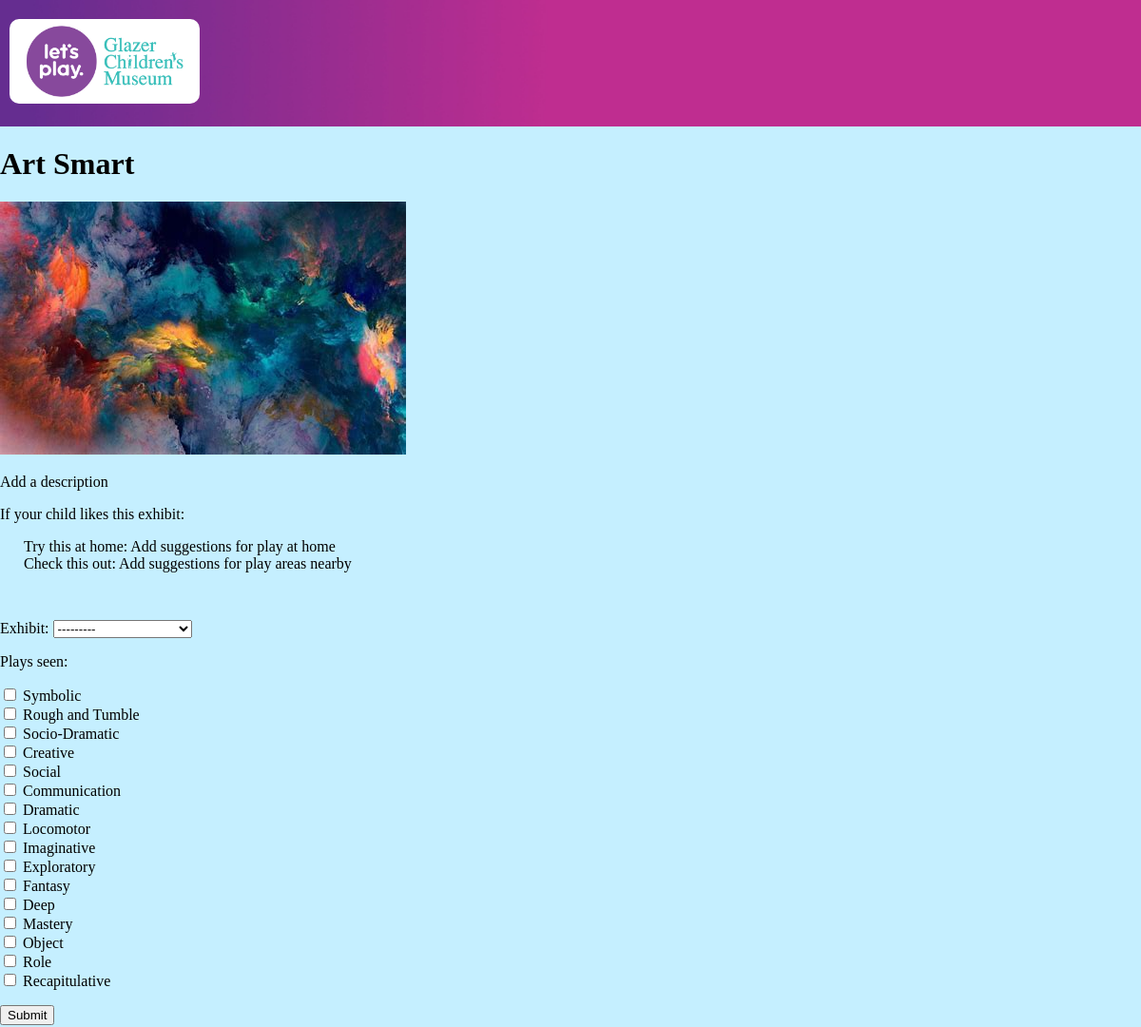
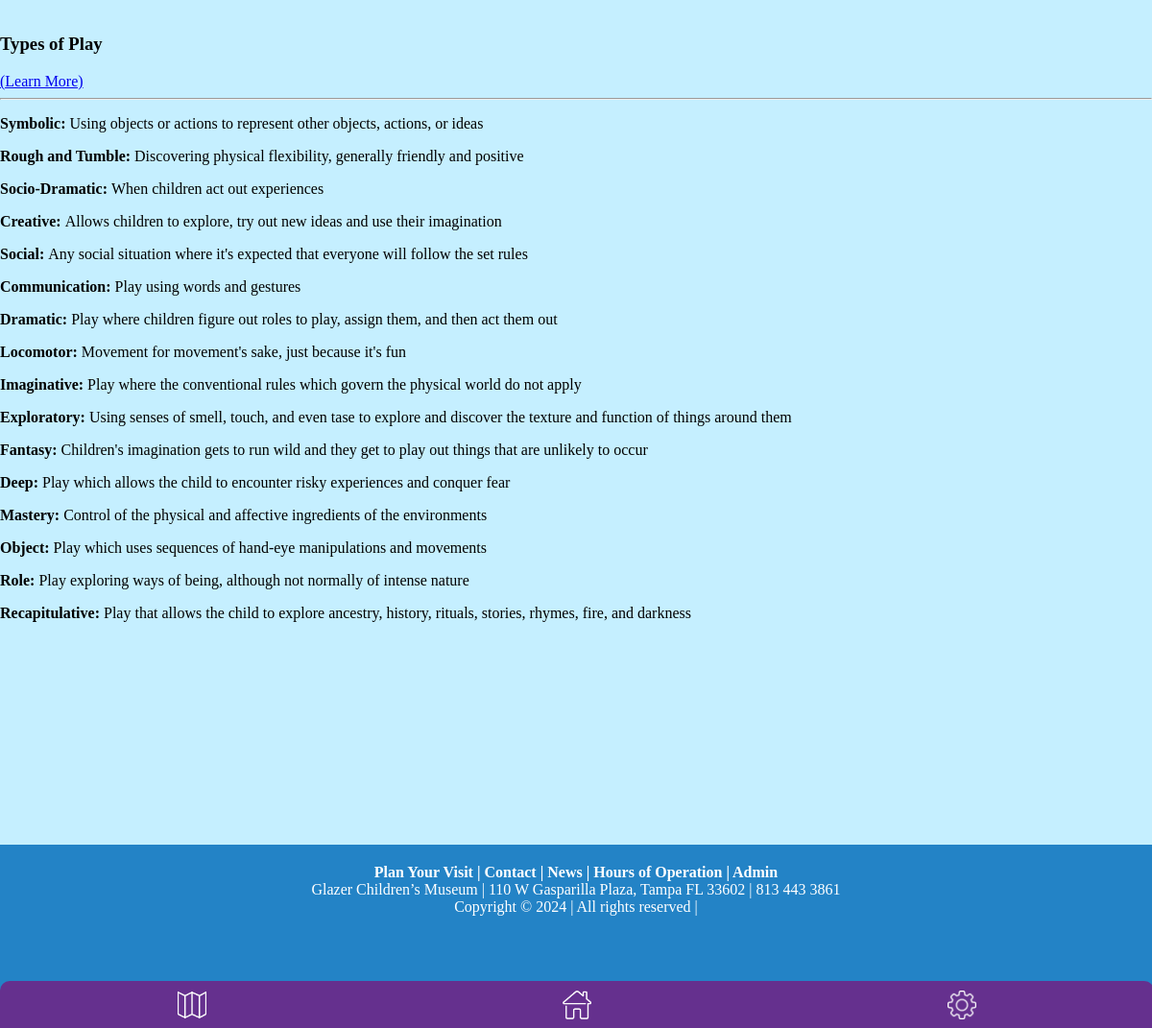
Page /exhibit/23/ on the committed database (2 pictures, top to bottom).
### core/models.py (models this page shows)
class Exhibit(models.Model):
    name = models.CharField(max_length=200)
    description = models.TextField()
    img = models.ImageField()
    home_sugg = models.TextField()
    outdoor_sugg = models.TextField()
    updated = models.DateTimeField(auto_now=True)
    created = models.DateTimeField(auto_now_add=True)
    class Meta:
        ordering = ['-updated', '-created']
    def __str__(self):
        return self.name

class Play(models.Model):
    name = models.CharField(max_length=200)
    description = models.TextField(null=True, blank=True)
    updated = models.DateTimeField(auto_now=True)
    created = models.DateTimeField(auto_now_add=True)
    def __str__(self):
        return self.name

### core/views.py (the view)
# urls.py: path('exhibit/<str:pk>/', views.exhibit, name="exhibit"),
def exhibit(request, pk):
    exhibit = Exhibit.objects.get(id=pk)
    form = DataForm()
    play = Play.objects.all()  # Assuming you want to list all play types in the form
    if request.method == 'POST':
        form = DataForm(request.POST)
        if form.is_valid():
            form.save()
            return redirect('exhibit', pk=pk)  # Redirect to the same page to show a success message or similar
    context = {'exhibit': exhibit, 'form': form, 'play': play}
    return render(request, 'core/exhibit.html', context)

### core/forms.py
class DataForm(ModelForm):
    class Meta:
        model = Data
        fields = '__all__'
    plays_seen = forms.ModelMultipleChoiceField(
        queryset=Play.objects.all(),
        widget=forms.CheckboxSelectMultiple
    )

### core/templates/core/exhibit.html (shortened to what this page needs)
{% extends 'main.html' %}
{% block content%}
<h1>{{exhibit.name}}</h1>
<img src="{{ exhibit.img.url }}" style="max-width: 100%; max-height: 500px; height: auto;">
<p>{{exhibit.description}}</p>
<p>If your child likes this exhibit:</p>
<p style="margin-left: 25px;">
    Try this at home: {{exhibit.home_sugg}}
    <br>
    Check this out: {{exhibit.outdoor_sugg}}
</p>
<br />
<div>
    <form method="POST" action="{% url 'send-data' %}">
        {{form.as_p}}
        <input type="submit" value="Submit" />
    </form>
</div>
<br />
<div>
    <h3>Types of Play</h3> <a href="{% url 'play-info' %}">(Learn More)</a>
    <hr>
    {% for play in play %}
        <div>
            <p><b>{{play.name}}: </b>{{play.description}}</p>
    {% endfor %}
</div>
{% endblock content %}

### static/css/main.css (style rules this page uses)
body { margin: 0; background: #c5efff; }

### rows in the picture
Exhibit: name "Art Smart", img (picture), description "Add a description", home_sugg "Add suggestions for play at home", outdoor_sugg "Add suggestions for play areas nearby"
Play: name "Symbolic", description "Using objects or actions to represent other objects, actions, or ideas"
Play: name "Rough and Tumble", description "Discovering physical flexibility, generally friendly and positive"
Play: name "Socio-Dramatic", description "When children act out experiences"
Play: name "Creative", description "Allows children to explore, try out new ideas and use their imagination"
Play: name "Social", description "Any social situation where it's expected that everyone will follow the set rules"
Play: name "Communication", description "Play using words and gestures"
Play: name "Dramatic", description "Play where children figure out roles to play, assign them, and then act them out"
Play: name "Locomotor", description "Movement for movement's sake, just because it's fun"
Play: name "Imaginative", description "Play where the conventional rules which govern the physical world do not apply"
Play: name "Exploratory", description "Using senses of smell, touch, and even tase to explore and discover the texture and function of things around them"
Play: name "Fantasy", description "Children's imagination gets to run wild and they get to play out things that are unlikely to occur"
Play: name "Deep", description "Play which allows the child to encounter risky experiences and conquer fear"
Play: name "Mastery", description "Control of the physical and affective ingredients of the environments"
Play: name "Object", description "Play which uses sequences of hand-eye manipulations and movements"
Play: name "Role", description "Play exploring ways of being, although not normally of intense nature"
Play: name "Recapitulative", description "Play that allows the child to explore ancestry, history, rituals, stories, rhymes, fire, and darkness"
